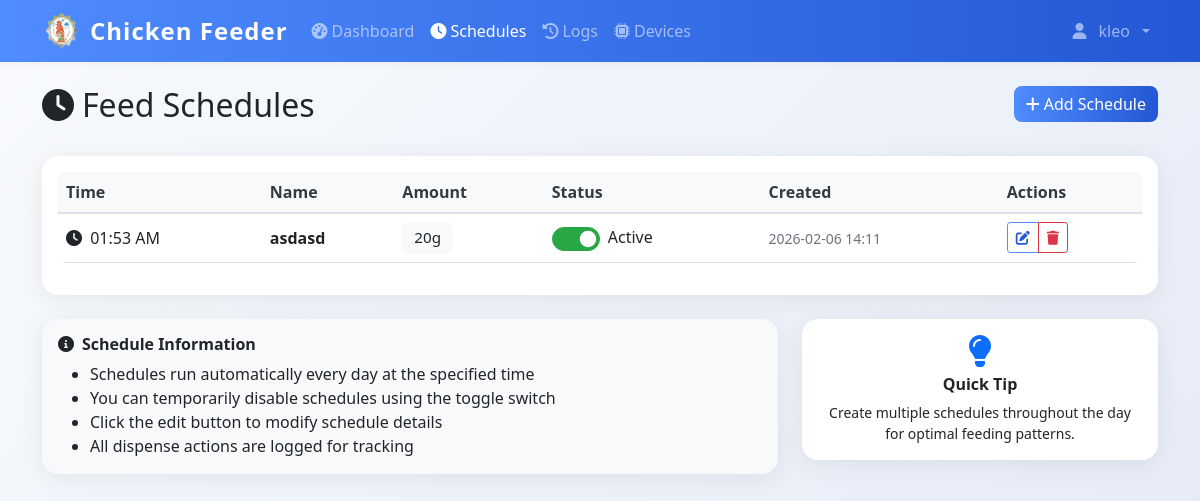
Before: /schedules (signed in) with the older database file.
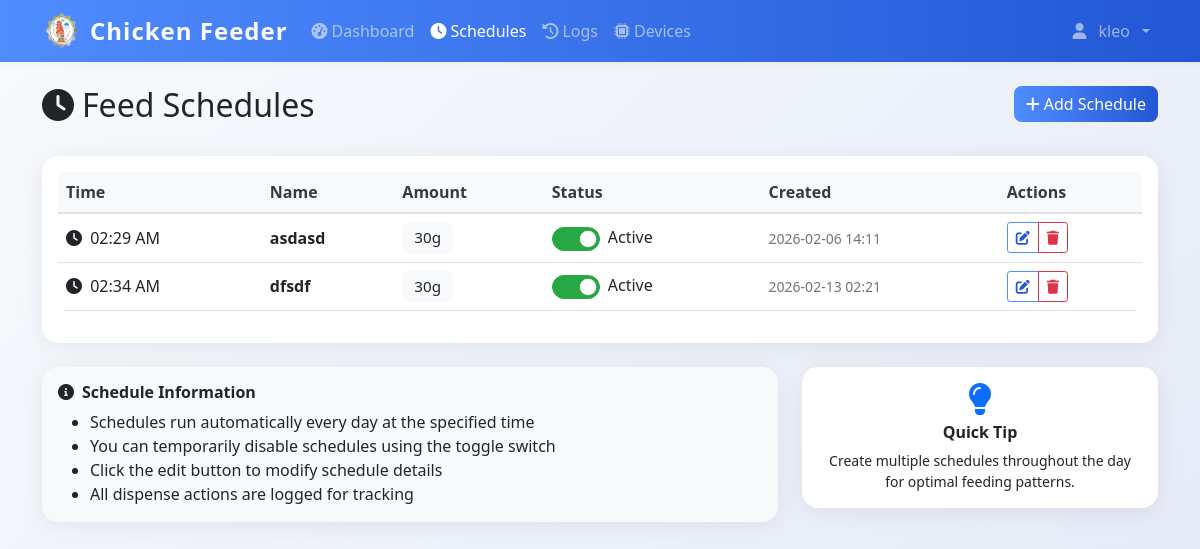
After: the same page with the newer database file.
### models.py (models this page shows)
class User(UserMixin, db.Model):
    id = db.Column(db.Integer, primary_key=True)
    username = db.Column(db.String(80), unique=True, nullable=False)
    email = db.Column(db.String(120), unique=True, nullable=False)
    password_hash = db.Column(db.String(120), nullable=False)
    iot_device_url = db.Column(db.String(255), nullable=True)  # e.g., 'http://192.168.1.100:5000' or 'pi_klei'
    is_admin = db.Column(db.Boolean, default=True)
    created_at = db.Column(db.DateTime, default=datetime.now)

class FeedSchedule(db.Model):
    id = db.Column(db.Integer, primary_key=True)
    name = db.Column(db.String(100), nullable=False)
    feed_time = db.Column(db.Time, nullable=False)
    amount_grams = db.Column(db.Integer, nullable=False)
    is_active = db.Column(db.Boolean, default=True)
    created_by = db.Column(db.Integer, db.ForeignKey('user.id'), nullable=False)
    created_at = db.Column(db.DateTime, default=datetime.now)
    user = db.relationship('User', backref=db.backref('schedules', lazy=True))

### app.py (the view)
@app.route('/schedules')
@login_required
def schedules():
    schedules = FeedSchedule.query.filter_by(created_by=current_user.id).order_by(FeedSchedule.feed_time).all()
    return render_template('schedules.html', schedules=schedules)

### app.py (called while the page is built)
@login_manager.user_loader
def load_user(user_id):
    return db.session.get(User, int(user_id))

@app.context_processor
def inject_datetime():
    return {'datetime': datetime}

@app.before_request
def restrict_admin_from_user_pages():
    if current_user.is_authenticated and getattr(current_user, 'is_admin', False):
        if not request.path.startswith('/admin'):
            if not request.path.startswith('/static') and not request.path.startswith('/logout'):
                return redirect(url_for('admin.dashboard'))

### templates/schedules.html (shortened to what this page needs)
{% extends "base.html" %}
{% block content %}
<div class="container mt-4">
    <div class="row mb-4">
        <div class="col">
            <h1 class="h2">
                <i class="fas fa-clock me-2"></i>Feed Schedules
            </h1>
        </div>
        <div class="col-auto">
            <a href="{{ url_for('add_schedule') }}" class="btn btn-primary">
                <i class="fas fa-plus me-1"></i>Add Schedule
            </a>
        </div>
    </div>
    <div class="card">
        <div class="card-body">
            {% if schedules %}
            <div class="table-responsive">
                <table class="table table-hover">
                    <thead>
                        <tr>
                            <th>Time</th>
                            <th>Name</th>
                            <th>Amount</th>
                            <th>Status</th>
                            <th>Created</th>
                            <th>Actions</th>
                        </tr>
                    </thead>
                    <tbody>
                        {% for schedule in schedules %}
                        <tr id="schedule-{{ schedule.id }}">
                            <td>
                                <i class="fas fa-clock me-1"></i>
                                {{ schedule.feed_time.strftime('%I:%M %p') }}
                            </td>
                            <td>
                                <strong>{{ schedule.name }}</strong>
                            </td>
                            <td>
                                <span class="badge bg-light text-dark">{{ schedule.amount_grams }}g</span>
                            </td>
                            <td>
                                <div class="form-check form-switch d-flex align-items-center gap-2">
                                    <input class="form-check-input" type="checkbox"
                                        id="toggle-{{ schedule.id }}"
                                        {% if schedule.is_active %}checked{% endif %}
                                        onchange="toggleSchedule(this)" data-id="{{ schedule.id }}">
                                    <label class="form-check-label" for="toggle-{{ schedule.id }}">
                                        <span id="status-text-{{ schedule.id }}">
                                            {% if schedule.is_active %}Active{% else %}Inactive{% endif %}
                                        </span>
                                    </label>
                                </div>
                            </td>
                            <td>
                                <small class="text-muted">
                                    {{ schedule.created_at.strftime('%Y-%m-%d %H:%M') }}
                                </small>
                            </td>
                            <td>
                                <div class="btn-group btn-group-sm">
                                    <a class="btn btn-outline-primary"
                                       href="{{ url_for('edit_schedule', schedule_id=schedule.id) }}"
                                       title="Edit this schedule">
                                        <i class="fas fa-edit"></i>
                                    </a>
                                    <button class="btn btn-outline-danger"
                                            onclick="deleteSchedule(this)"
                                            data-id="{{ schedule.id }}"
                                            data-name="{{ schedule.name }}"
                                            title="Delete schedule">
                                        <i class="fas fa-trash"></i>
                                    </button>
                                </div>
                            </td>
                        </tr>
                        {% endfor %}
                    </tbody>
                </table>
            </div>
            {% endif %}
        </div>
    </div>
    <div class="row mt-4">
        <div class="col-lg-8">
            <div class="card bg-light">
                <div class="card-body">
                    <h6 class="card-title">
                        <i class="fas fa-info-circle me-2"></i>Schedule Information
                    </h6>
                    <ul class="mb-0">
                        <li>Schedules run automatically every day at the specified time</li>
                        <li>You can temporarily disable schedules using the toggle switch</li>
                        <li>Click the edit button to modify schedule details</li>
                        <li>All dispense actions are logged for tracking</li>
                    </ul>
                </div>
            </div>
        </div>
        <div class="col-lg-4">
            <div class="card border-primary">
                <div class="card-body text-center">
                    <i class="fas fa-lightbulb fa-2x text-primary mb-2"></i>
                    <h6 class="card-title">Quick Tip</h6>
                    <p class="card-text small">
                        Create multiple schedules throughout the day for optimal feeding patterns.
                    </p>
                </div>
            </div>
        </div>
    </div>
</div>
{% endblock %}

### templates/base.html (shortened to what this page needs)
<!DOCTYPE html>
<html lang="en">
<head>
    <link href="https://cdn.jsdelivr.net/npm/bootstrap@5.1.3/dist/css/bootstrap.min.css" rel="stylesheet">
    <link href="https://cdnjs.cloudflare.com/ajax/libs/font-awesome/6.0.0/css/all.min.css" rel="stylesheet">
    <link href="{{ url_for('static', filename='css/style.css') }}" rel="stylesheet">
</head>
<body>
    {% if current_user.is_authenticated %}
    <nav class="navbar navbar-expand-lg navbar-dark bg-primary">
        <div class="container">
            <div class="d-flex align-items-center gap-2">
                <img src="{{ url_for('static', filename='img/chicken-logo.png') }}" alt="Logo" style="width:40px;height:40px;" >
                <a class="navbar-brand" href="{{ url_for('dashboard') }}">
                   Chicken Feeder
                </a>
            </div>
            <div class="collapse navbar-collapse" id="navbarNav">
                <ul class="navbar-nav me-auto">
                    <li class="nav-item">
                        <a class="nav-link {% if request.endpoint == 'dashboard' %}active{% endif %}"
                           href="{{ url_for('dashboard') }}">
                            <i class="fas fa-tachometer-alt me-1"></i>Dashboard
                        </a>
                    </li>
                    <li class="nav-item">
                        <a class="nav-link {% if request.endpoint in ['schedules', 'add_schedule'] %}active{% endif %}"
                           href="{{ url_for('schedules') }}">
                            <i class="fas fa-clock me-1"></i>Schedules
                        </a>
                    </li>
                    <li class="nav-item">
                        <a class="nav-link {% if request.endpoint == 'logs' %}active{% endif %}"
                           href="{{ url_for('logs') }}">
                            <i class="fas fa-history me-1"></i>Logs
                        </a>
                    </li>
                    <li class="nav-item">
                        <a class="nav-link {% if request.endpoint in ['devices', 'add_device'] %}active{% endif %}"
                           href="{{ url_for('devices') }}">
                            <i class="fas fa-microchip me-1"></i>Devices
                        </a>
                    </li>
                </ul>
                <ul class="navbar-nav">
                    <li class="nav-item dropdown">
                        <a class="nav-link dropdown-toggle d-flex align-items-center gap-2" href="#" id="navbarDropdown" role="button"
                           data-bs-toggle="dropdown" aria-expanded="false">
                            <i class="fas fa-user me-1 "></i>{{ current_user.username }}
                        </a>
                    </li>
                </ul>
            </div>
        </div>
    </nav>
    {% endif %}
    <main class="container-fluid align-items-center">
        {% block content %}{% endblock %}
    </main>
</body>
</html>

### static/css/style.css (style rules this page uses)
:root { --primary-color: #2c5f2d; --secondary-color: #97bc62; --success-color: #28a745; --danger-color: #dc3545; --warning-color: #ffc107; --info-color: #17a2b8; --light-color: #f8f9fa; --dark-color: #343a40; }
body { font-family: 'Segoe UI', Tahoma, Geneva, Verdana, sans-serif; background-color: #f5f7fa; }
.navbar-brand { font-weight: bold; font-size: 1.5rem; }
.navbar-nav .nav-link { font-weight: 500; transition: all 0.2s ease; }
.card { border: none; border-radius: 12px; box-shadow: 0 2px 10px rgba(0,0,0,0.08); transition: all 0.3s ease; }
.btn { border-radius: 8px; font-weight: 500; transition: all 0.2s ease; }
.btn-primary { background: linear-gradient(135deg, var(--primary-color) 0%, var(--secondary-color) 100%); border: none; }
.table { border-radius: 8px; overflow: hidden; }
.table thead th { background-color: #f8f9fa; border-bottom: 2px solid #dee2e6; font-weight: 600; color: var(--dark-color); }
.badge { border-radius: 20px; font-size: 0.75rem; font-weight: 500; padding: 0.5rem 0.75rem; }
.form-switch .form-check-input { width: 3rem; height: 1.5rem; border-radius: 3rem; }
.form-switch .form-check-input:checked { background-color: var(--success-color); border-color: var(--success-color); }

### templates/base.html (style rules this page uses)
body { background: linear-gradient(135deg, #f8fafc 0%, #e3e9f7 100%); min-height: 100vh; }
.navbar { box-shadow: 0 2px 8px rgba(0,0,0,0.04); }
.card { border-radius: 1rem; box-shadow: 0 4px 24px rgba(0,0,0,0.07); }
.btn-primary, .bg-primary { background: linear-gradient(90deg, #4f8cff 0%, #2357d5 100%) !important; border: none; }
.btn-outline-primary { border-color: #4f8cff !important; color: #2357d5 !important; }
.card-title, h1, h2, h3, h4, h5, h6 { font-family: 'Segoe UI', 'Roboto', 'Arial', sans-serif; font-weight: 600; }
.badge { font-size: 0.95em; border-radius: 0.5em; }
.table th, .table td { vertical-align: middle !important; }
.navbar-brand { font-weight: bold; letter-spacing: 1px; }

Changed rows visible on the page:
changed FeedSchedule "asdasd": feed_time "01:53 AM" → "02:29 AM"; amount_grams "20" → "30"
added FeedSchedule: feed_time "02:34 AM", name "dfsdf", amount_grams "30", is_active "☑", shows "Active", created_at "2026-02-13 02:21"
